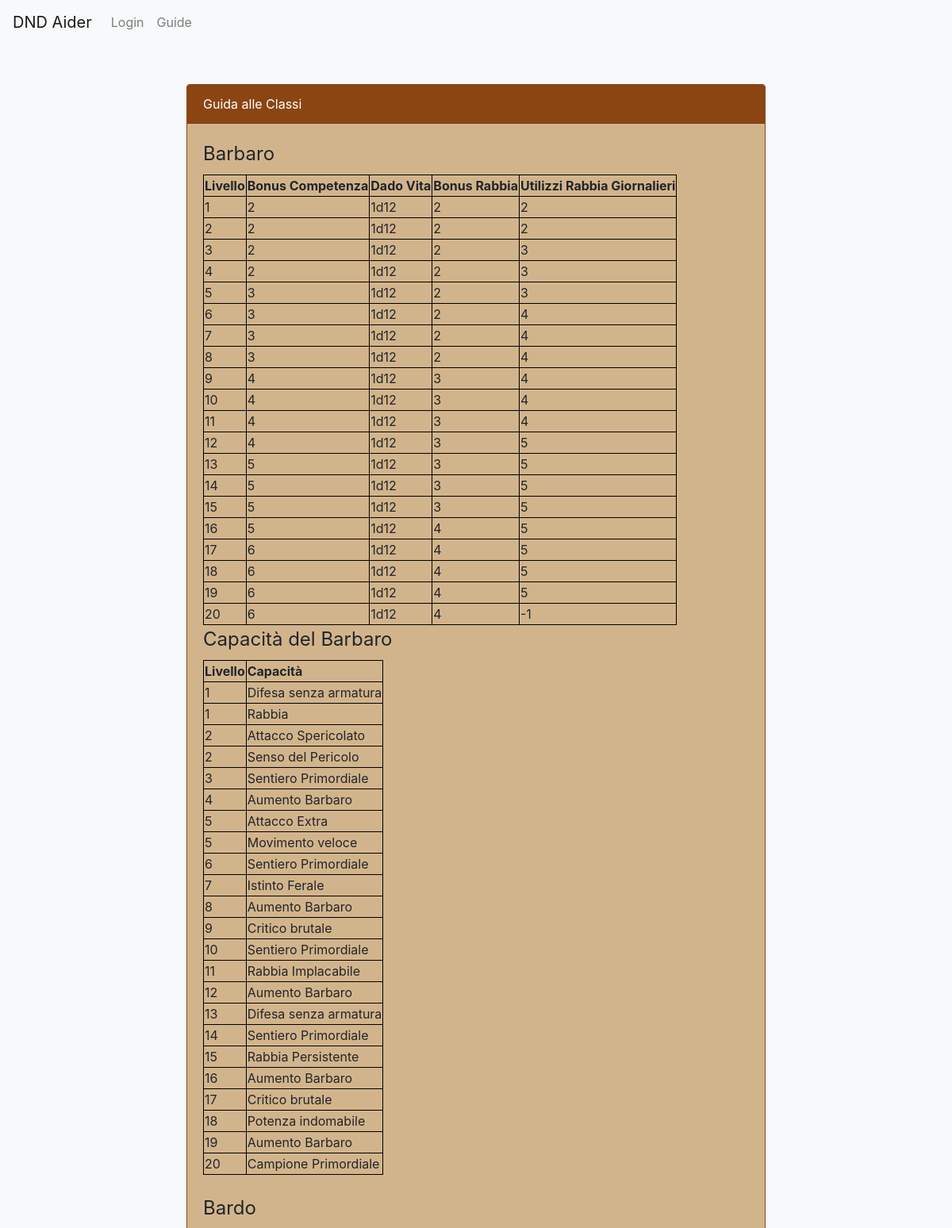
/guideclassi.php (upper part), run on the app's committed database.
### tables this page shows
CREATE TABLE `barbaro` (
  `ID_Barbaro` int(11) NOT NULL,
  `Livello_Classe` int(11) NOT NULL,
  `Nome_Classe` varchar(20) NOT NULL,
  `Utilizzi_Rabbia_Giornalieri` int(11) NOT NULL,
  `Bonus_Rabbia` int(11) NOT NULL
);

CREATE TABLE `classe` (
  `Nome` varchar(20) NOT NULL,
  `Bonus_Competenza` int(11) NOT NULL,
  `Dado_Vita` varchar(20) NOT NULL,
  `Livello` int(11) NOT NULL
);

### database.php (called while the page is built, shortened)
<?php
class DatabaseHelper{
    public $db;
    public function __construct($servername, $username, $password, $dbname, $port){
        $this->db = new mysqli($servername, $username, $password, $dbname, $port);
    }
    public function getAllClassInfo($class){
    $query="SELECT classe.*, barbaro.Bonus_Rabbia, barbaro.Utilizzi_Rabbia_Giornalieri, bardo.Dado_Ispirazione_Bardica,ladro.Bonus_Attacco_Furtivo FROM classe LEFT JOIN barbaro ON classe.Livello=barbaro.Livello_Classe AND classe.Nome=barbaro.Nome_Classe LEFT JOIN bardo ON classe.Livello=bardo.Livello_Classe AND classe.Nome=bardo.Nome_Classe LEFT JOIN ladro ON classe.Livello=ladro.Livello_Classe AND classe.Nome=ladro.Nome_Classe WHERE Nome=?";
    $stmt = $this->db->prepare($query);
        $stmt->bind_param("s", $class);
        $stmt->execute();
        $result = $stmt->get_result();
        $classes=array();
        while ($row = $result->fetch_assoc()){
            $classes[]=$row;
        }
        return $classes;
    }
    public function getCapacitiesByClass($class){
    $query="SELECT Livello, impara_classe.Nome_Capacita FROM classe LEFT JOIN impara_classe ON classe.Livello=impara_classe.Livello_Classe AND classe.Nome=impara_classe.Nome_Classe WHERE Nome=?";
    $stmt = $this->db->prepare($query);
    $stmt->bind_param("s", $class);
    $stmt->execute();
    $result = $stmt->get_result();
    $capacities=array();
    while ($row = $result->fetch_assoc()){
        $capacities[]=$row;
    }
    return $capacities;
}
}
?>

### bootstrap.php (called while the page is built, shortened)
<?php
    require_once("database.php");
    $dbh = new DatabaseHelper("localhost", "root", "", "dnd_character_manager", 3306);
?>

### guideclassi.php (the view, shortened to what this page needs)
<?php
    require_once("bootstrap.php");
?>
<!DOCTYPE html>
<html lang="en">
<head>
    <link rel="stylesheet" href="https://stackpath.bootstrapcdn.com/bootstrap/4.5.0/css/bootstrap.min.css">
</head>
<body>
<header><nav class="navbar navbar-expand-lg navbar-light bg-light">
  <a class="navbar-brand" href="index.php">DND Aider</a>
  <div class="collapse navbar-collapse" id="navbarSupportedContent">
    <ul class="navbar-nav mr-auto">
      <?php
      if (isset($_SESSION["ID"])){
      ?>
       <li class="nav-item">
        <a class="nav-link" href="logout.php">Logout</a>
      </li>
      <li class="nav-item">
        <a class="nav-link" href="create.php">Crea</a>
      </li>
      <?php
      }else{
      ?>
      <li class="nav-item">
        <a class="nav-link" href="login.php">Login</a>
      </li>
      <?php
    } ?>
      <li class="nav-item">
        <a class="nav-link" href="guide.php">Guide</a>
      </li>
    </ul>
  </div>
</nav></header>
<div class="container">
        <div class="row justify-content-center">
            <div class="col-md-8">
                <div class="card">
                    <div class="card-header">Guida alle Classi</div>
                    <div class="card-body">
                      <?php
                      $barbaro=$dbh->getAllClassInfo("Barbaro");
                      $capacitabarbaro=$dbh->getCapacitiesByClass("Barbaro");
                      $nuovobarbaro=array();
                      foreach($barbaro as $riga){
                        $nuovariga=array_filter($riga);
                        array_push($nuovobarbaro,$nuovariga);
                      };
                      ?>
                      <section>
                      <table>
                      <legend>Barbaro</legend>
                      <tr>
                      <th>Livello</th>
                      <th>Bonus Competenza</th>
                      <th>Dado Vita </th>
                      <th>Bonus Rabbia </th>
                      <th>Utilizzi Rabbia Giornalieri </th>
                      </tr>
                      <?php
                    foreach ($nuovobarbaro as $row){
                    echo "<tr><td>".htmlentities($row["Livello"])."</td>
                    <td>".htmlentities($row["Bonus_Competenza"])."</td>
                    <td>".htmlentities($row["Dado_Vita"])."</td>
                    <td>".htmlentities($row["Bonus_Rabbia"])."</td>
                    <td>".htmlentities($row["Utilizzi_Rabbia_Giornalieri"])."</td></tr>";
                      };
                      ?>
                      </table>
                      <table>
                        <legend>Capacità del Barbaro</legend>
                        <th>Livello</th>
                      <th>Capacità</th>
                      <?php
                      foreach ($capacitabarbaro as $row){
                    echo "<tr><td>".htmlentities($row["Livello"])."</td>
                    <td>".htmlentities($row["Nome_Capacita"])."</td></tr>";
                      };
                      ?>
                    </table>
                    </section>
                    <br>
                    <section>
                      <table>
                      <legend>Bardo</legend>
                      </table>
                    </section>
                    <br>
                    <br>
                    </div>
                </div>
            </div>
        </div>
    </div>
</body>
</html>

### guideclassi.php (style rules this page uses)
body { background-color: #f8f9fa; }
.card { margin-top: 50px; background-color: #d2b48c; border: 1px solid #8b4513; }
.card-header { background-color: #8b4513; color: #fff; }
table, th, td { border: 1px solid black; border-collapse:collapse; }

### data on the page
barbaro: classe.Livello "1", classe.Bonus_Competenza "2", classe.Dado_Vita "1d12", Bonus_Rabbia "2", Utilizzi_Rabbia_Giornalieri "2"
barbaro: classe.Livello "5", classe.Bonus_Competenza "3", classe.Dado_Vita "1d12", Bonus_Rabbia "2", Utilizzi_Rabbia_Giornalieri "3"
barbaro: classe.Livello "6", classe.Bonus_Competenza "3", classe.Dado_Vita "1d12", Bonus_Rabbia "2", Utilizzi_Rabbia_Giornalieri "4"
barbaro: classe.Livello "7", classe.Bonus_Competenza "3", classe.Dado_Vita "1d12", Bonus_Rabbia "2", Utilizzi_Rabbia_Giornalieri "4"
barbaro: classe.Livello "8", classe.Bonus_Competenza "3", classe.Dado_Vita "1d12", Bonus_Rabbia "2", Utilizzi_Rabbia_Giornalieri "4"
barbaro: classe.Livello "9", classe.Bonus_Competenza "4", classe.Dado_Vita "1d12", Bonus_Rabbia "3", Utilizzi_Rabbia_Giornalieri "4"
barbaro: classe.Livello "10", classe.Bonus_Competenza "4", classe.Dado_Vita "1d12", Bonus_Rabbia "3", Utilizzi_Rabbia_Giornalieri "4"
barbaro: classe.Livello "11", classe.Bonus_Competenza "4", classe.Dado_Vita "1d12", Bonus_Rabbia "3", Utilizzi_Rabbia_Giornalieri "4"
barbaro: classe.Livello "12", classe.Bonus_Competenza "4", classe.Dado_Vita "1d12", Bonus_Rabbia "3", Utilizzi_Rabbia_Giornalieri "5"
barbaro: classe.Livello "13", classe.Bonus_Competenza "5", classe.Dado_Vita "1d12", Bonus_Rabbia "3", Utilizzi_Rabbia_Giornalieri "5"
barbaro: classe.Livello "14", classe.Bonus_Competenza "5", classe.Dado_Vita "1d12", Bonus_Rabbia "3", Utilizzi_Rabbia_Giornalieri "5"
barbaro: classe.Livello "15", classe.Bonus_Competenza "5", classe.Dado_Vita "1d12", Bonus_Rabbia "3", Utilizzi_Rabbia_Giornalieri "5"
barbaro: classe.Livello "16", classe.Bonus_Competenza "5", classe.Dado_Vita "1d12", Bonus_Rabbia "4", Utilizzi_Rabbia_Giornalieri "5"
barbaro: classe.Livello "17", classe.Bonus_Competenza "6", classe.Dado_Vita "1d12", Bonus_Rabbia "4", Utilizzi_Rabbia_Giornalieri "5"
barbaro: classe.Livello "18", classe.Bonus_Competenza "6", classe.Dado_Vita "1d12", Bonus_Rabbia "4", Utilizzi_Rabbia_Giornalieri "5"
barbaro: classe.Livello "19", classe.Bonus_Competenza "6", classe.Dado_Vita "1d12", Bonus_Rabbia "4", Utilizzi_Rabbia_Giornalieri "5"
barbaro: classe.Livello "20", classe.Bonus_Competenza "6", classe.Dado_Vita "1d12", Bonus_Rabbia "4", Utilizzi_Rabbia_Giornalieri "-1"

### other printed values
$row["Livello"] "2"
$row["Bonus_Competenza"] "2"
$row["Dado_Vita"] "1d12"
$row["Bonus_Rabbia"] "2"
$row["Utilizzi_Rabbia_Giornalieri"] "2"
$row["Livello"] "3"
$row["Utilizzi_Rabbia_Giornalieri"] "3"
$row["Livello"] "4"
$row["Livello"] "1"
$row["Nome_Capacita"] "Difesa senza armatura"
$row["Nome_Capacita"] "Rabbia"
$row["Nome_Capacita"] "Attacco Spericolato"
$row["Nome_Capacita"] "Senso del Pericolo"
$row["Nome_Capacita"] "Sentiero Primordiale"
$row["Nome_Capacita"] "Aumento Barbaro"
